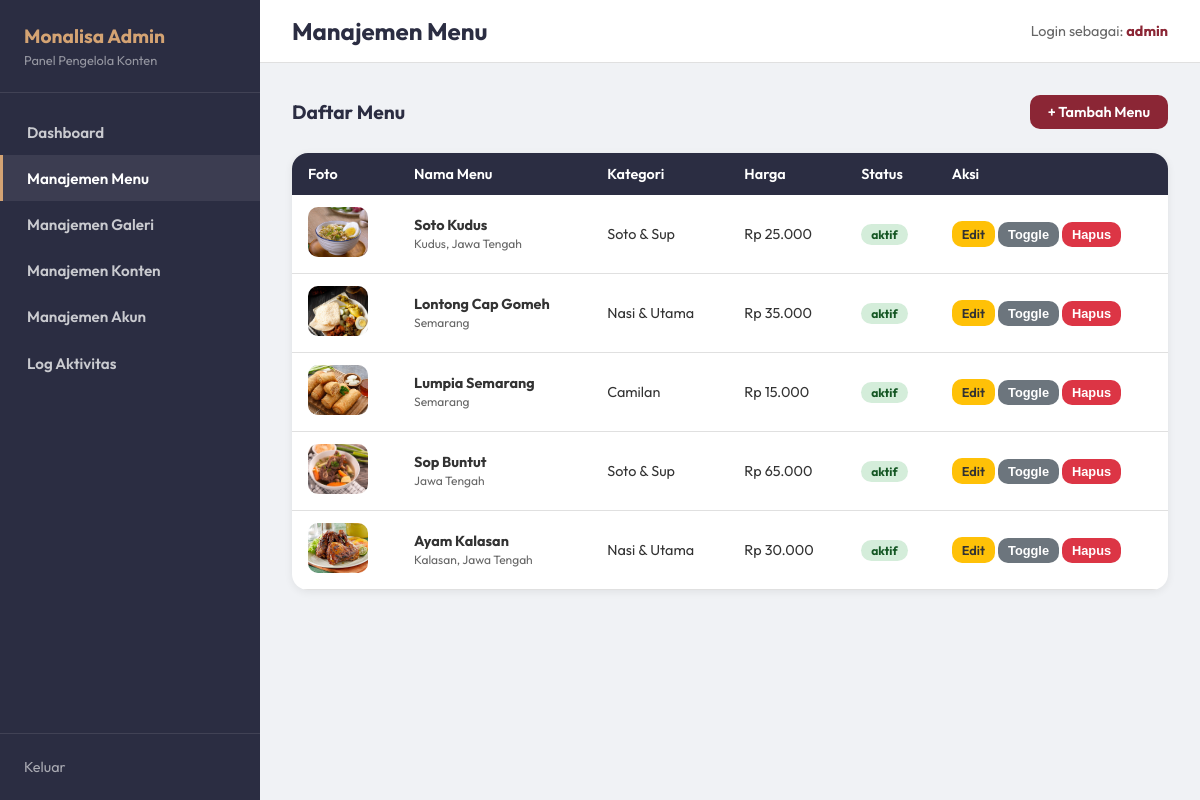
The app's page /admin/menu.php (signed in) with its own data.
### tables this page shows
CREATE TABLE IF NOT EXISTS menu (
    id INT AUTO_INCREMENT PRIMARY KEY,
    nama_menu VARCHAR(100) NOT NULL,
    asal_daerah VARCHAR(100) NOT NULL,
    deskripsi_singkat TEXT NOT NULL,
    deskripsi_lengkap LONGTEXT NOT NULL,
    bahan_utama TEXT NOT NULL,
    info_alergen TEXT,
    kategori VARCHAR(50) NOT NULL,
    harga DECIMAL(10,2) NOT NULL,
    foto_url VARCHAR(255) NOT NULL,
    status ENUM('aktif', 'nonaktif') DEFAULT 'aktif',
    created_at TIMESTAMP DEFAULT CURRENT_TIMESTAMP,
    updated_at TIMESTAMP DEFAULT CURRENT_TIMESTAMP ON UPDATE CURRENT_TIMESTAMP
);

### includes/functions.php (called while the page is built, shortened)
<?php
function h($string) {
    return htmlspecialchars($string ?? '', ENT_QUOTES, 'UTF-8');
}
function format_rupiah($angka) {
    return "Rp " . number_format($angka, 0, ',', '.');
}
?>

### admin/menu.php (the view, shortened to what this page needs)
<?php
require_once '../includes/admin_header.php';
$aksi     = $_GET['aksi'] ?? 'list';
?>
<?php if ($aksi === 'list'): ?>
<div class="page-actions">
    <h2>Daftar Menu</h2>
    <a href="menu.php?aksi=tambah" class="btn btn-primary">+ Tambah Menu</a>
</div>
<div class="card" style="padding: 0; overflow: hidden;">
    <table>
        <thead>
            <tr>
                <th>Foto</th>
                <th>Nama Menu</th>
                <th>Kategori</th>
                <th>Harga</th>
                <th>Status</th>
                <th>Aksi</th>
            </tr>
        </thead>
        <tbody>
            <?php
            $menus = $pdo->query("SELECT * FROM menu ORDER BY created_at DESC")->fetchAll();
            foreach ($menus as $menu):
            ?>
            <tr>
                <td>
                    <img src="../<?= h($menu['foto_url']) ?>" alt="<?= h($menu['nama_menu']) ?>"
                         style="width:60px; height:50px; object-fit:cover; border-radius:10px;"
                         onerror="this.src='https://via.placeholder.com/60x50?text=N/A'">
                </td>
                <td>
                    <strong><?= h($menu['nama_menu']) ?></strong><br>
                    <small style="color:#666;"><?= h($menu['asal_daerah']) ?></small>
                </td>
                <td><?= h($menu['kategori']) ?></td>
                <td><?= format_rupiah($menu['harga']) ?></td>
                <td>
                    <span class="badge <?= $menu['status'] === 'aktif' ? 'badge-success' : 'badge-secondary' ?>">
                        <?= h($menu['status']) ?>
                    </span>
                </td>
                <td style="white-space: nowrap;">
                    <a href="menu.php?aksi=edit&id=<?= $menu['id'] ?>" class="btn btn-warning btn-sm">Edit</a>
                    <form method="POST" style="display:inline;" onsubmit="return confirm('Toggle status menu ini?')">
                        <button type="submit" class="btn btn-secondary btn-sm">Toggle</button>
                    </form>
                    <form method="POST" style="display:inline;" onsubmit="return confirm('Yakin hapus menu ini?')">
                        <button type="submit" class="btn btn-danger btn-sm">Hapus</button>
                    </form>
                </td>
            </tr>
            <?php endforeach; ?>
        </tbody>
    </table>
</div>
<?php endif; ?>
<?php require_once '../includes/admin_footer.php'; ?>

### includes/admin_header.php (style rules this page uses)
:root { --primary: #8B2635; --primary-dark: #6a1a26; --dark: #2B2D42; --sidebar-width: 260px; --bg: #F0F2F5; --white: #ffffff; --text: #333333; --border: #e0e0e0; --success: #28a745; --danger: #dc3545; --warning: #ffc107; --radius: 16px; --radius-sm: 10px; }
*, *::before, *::after { box-sizing: border-box; margin: 0; padding: 0; }
body { font-family: 'Outfit', sans-serif; background: var(--bg); color: var(--text); display: flex; min-height: 100vh; }
a { text-decoration: none; color: inherit; }
.card { background: var(--white); border-radius: var(--radius); box-shadow: 0 2px 8px rgba(0,0,0,0.07); padding: 1.5rem; margin-bottom: 1.5rem; }
.btn { display: inline-flex; align-items: center; gap: 0.4rem; padding: 8px 18px; border-radius: var(--radius-sm); font-size: 0.9rem; font-weight: 600; cursor: pointer; border: none; transition: all 0.2s; text-decoration: none; }
.btn-primary { background: var(--primary); color: white; }
.btn-danger { background: var(--danger); color: white; }
.btn-warning { background: var(--warning); color: #333; }
.btn-secondary { background: #6c757d; color: white; }
.btn-sm { padding: 5px 10px; font-size: 0.8rem; }
table { width: 100%; border-collapse: collapse; }
table th { background: var(--dark); color: white; padding: 0.75rem 1rem; text-align: left; font-size: 0.9rem; font-weight: 600; }
table td { padding: 0.75rem 1rem; border-bottom: 1px solid var(--border); font-size: 0.9rem; vertical-align: middle; }
.badge { display: inline-block; padding: 3px 10px; border-radius: 50px; font-size: 0.75rem; font-weight: 700; }
.badge-success { background: #d4edda; color: #155724; }
.page-actions { display: flex; justify-content: space-between; align-items: center; margin-bottom: 1.5rem; }
.page-actions h2 { font-size: 1.2rem; color: var(--dark); }

### records on screen
menu: foto_url (picture), nama_menu "Soto Kudus", asal_daerah "Kudus, Jawa Tengah", kategori "Soto & Sup", harga "Rp 25.000", status "aktif"
menu: foto_url (picture), nama_menu "Lontong Cap Gomeh", asal_daerah "Semarang", kategori "Nasi & Utama", harga "Rp 35.000", status "aktif"
menu: foto_url (picture), nama_menu "Lumpia Semarang", asal_daerah "Semarang", kategori "Camilan", harga "Rp 15.000", status "aktif"
menu: foto_url (picture), nama_menu "Sop Buntut", asal_daerah "Jawa Tengah", kategori "Soto & Sup", harga "Rp 65.000", status "aktif"
menu: foto_url (picture), nama_menu "Ayam Kalasan", asal_daerah "Kalasan, Jawa Tengah", kategori "Nasi & Utama", harga "Rp 30.000", status "aktif"

### other values on screen
$page_title "Manajemen Menu"
$_SESSION['admin_user'] "admin"
